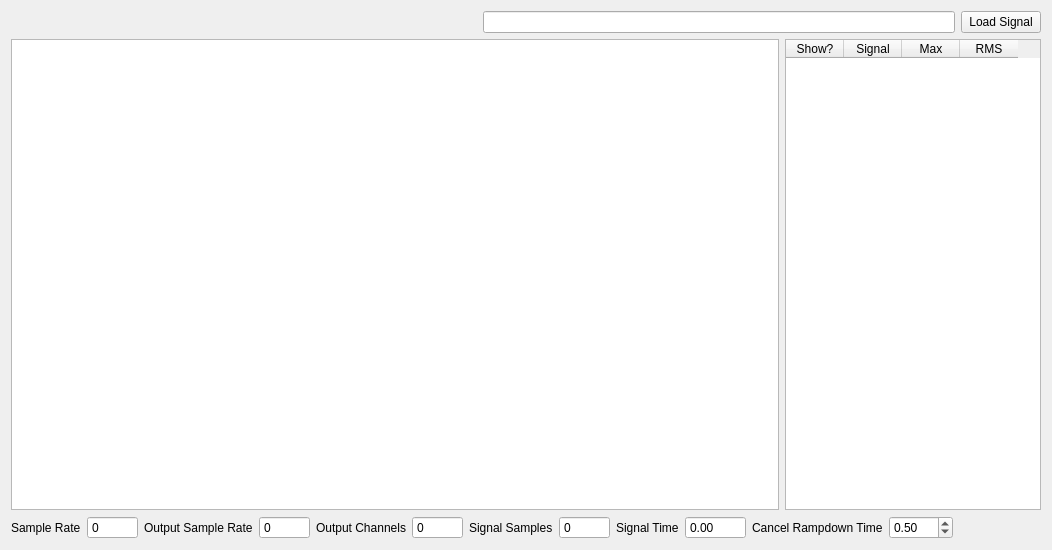
<?xml version="1.0" encoding="UTF-8"?>
<ui version="4.0">
 <class>Form</class>
 <widget class="QWidget" name="Form">
  <property name="geometry">
   <rect>
    <x>0</x>
    <y>0</y>
    <width>1052</width>
    <height>550</height>
   </rect>
  </property>
  <property name="windowTitle">
   <string>Form</string>
  </property>
  <layout class="QVBoxLayout" name="verticalLayout">
   <item>
    <layout class="QHBoxLayout" name="load_signal_layout">
     <item>
      <spacer name="load_signal_spacer">
       <property name="orientation">
        <enum>Qt::Horizontal</enum>
       </property>
       <property name="sizeHint" stdset="0">
        <size>
         <width>40</width>
         <height>20</height>
        </size>
       </property>
      </spacer>
     </item>
     <item>
      <widget class="QLineEdit" name="signal_file_name_display">
       <property name="readOnly">
        <bool>true</bool>
       </property>
      </widget>
     </item>
     <item>
      <widget class="QPushButton" name="load_signal_button">
       <property name="text">
        <string>Load Signal</string>
       </property>
      </widget>
     </item>
    </layout>
   </item>
   <item>
    <layout class="QHBoxLayout" name="signal_display_layout">
     <item>
      <widget class="PlotWidget" name="signal_display_plot"/>
     </item>
     <item>
      <widget class="QTableWidget" name="signal_information_table">
       <property name="sizePolicy">
        <sizepolicy hsizetype="Preferred" vsizetype="Expanding">
         <horstretch>0</horstretch>
         <verstretch>0</verstretch>
        </sizepolicy>
       </property>
       <attribute name="horizontalHeaderDefaultSectionSize">
        <number>58</number>
       </attribute>
       <column>
        <property name="text">
         <string>Show?</string>
        </property>
       </column>
       <column>
        <property name="text">
         <string>Signal</string>
        </property>
       </column>
       <column>
        <property name="text">
         <string>Max</string>
        </property>
       </column>
       <column>
        <property name="text">
         <string>RMS</string>
        </property>
       </column>
      </widget>
     </item>
    </layout>
   </item>
   <item>
    <layout class="QHBoxLayout" name="information_layout">
     <item>
      <widget class="QLabel" name="sample_rate_label">
       <property name="text">
        <string>Sample Rate</string>
       </property>
      </widget>
     </item>
     <item>
      <widget class="QSpinBox" name="sample_rate_display">
       <property name="minimumSize">
        <size>
         <width>50</width>
         <height>0</height>
        </size>
       </property>
       <property name="readOnly">
        <bool>true</bool>
       </property>
       <property name="buttonSymbols">
        <enum>QAbstractSpinBox::NoButtons</enum>
       </property>
       <property name="maximum">
        <number>100000</number>
       </property>
      </widget>
     </item>
     <item>
      <widget class="QLabel" name="label">
       <property name="text">
        <string>Output Sample Rate</string>
       </property>
      </widget>
     </item>
     <item>
      <widget class="QSpinBox" name="output_sample_rate_display">
       <property name="minimumSize">
        <size>
         <width>50</width>
         <height>0</height>
        </size>
       </property>
       <property name="readOnly">
        <bool>true</bool>
       </property>
       <property name="buttonSymbols">
        <enum>QAbstractSpinBox::NoButtons</enum>
       </property>
       <property name="maximum">
        <number>100000</number>
       </property>
      </widget>
     </item>
     <item>
      <widget class="QLabel" name="output_channels_label">
       <property name="text">
        <string>Output Channels</string>
       </property>
      </widget>
     </item>
     <item>
      <widget class="QSpinBox" name="output_channels_display">
       <property name="minimumSize">
        <size>
         <width>50</width>
         <height>0</height>
        </size>
       </property>
       <property name="readOnly">
        <bool>true</bool>
       </property>
       <property name="buttonSymbols">
        <enum>QAbstractSpinBox::NoButtons</enum>
       </property>
       <property name="maximum">
        <number>100000</number>
       </property>
      </widget>
     </item>
     <item>
      <widget class="QLabel" name="signal_samples_label">
       <property name="text">
        <string>Signal Samples</string>
       </property>
      </widget>
     </item>
     <item>
      <widget class="QSpinBox" name="signal_samples_display">
       <property name="minimumSize">
        <size>
         <width>50</width>
         <height>0</height>
        </size>
       </property>
       <property name="readOnly">
        <bool>true</bool>
       </property>
       <property name="buttonSymbols">
        <enum>QAbstractSpinBox::NoButtons</enum>
       </property>
       <property name="maximum">
        <number>1000000000</number>
       </property>
      </widget>
     </item>
     <item>
      <widget class="QLabel" name="signal_time_lable">
       <property name="text">
        <string>Signal Time</string>
       </property>
      </widget>
     </item>
     <item>
      <widget class="QDoubleSpinBox" name="signal_time_display">
       <property name="readOnly">
        <bool>true</bool>
       </property>
       <property name="buttonSymbols">
        <enum>QAbstractSpinBox::NoButtons</enum>
       </property>
       <property name="maximum">
        <double>10000.000000000000000</double>
       </property>
      </widget>
     </item>
     <item>
      <widget class="QLabel" name="cancel_rampdown_label">
       <property name="text">
        <string>Cancel Rampdown Time</string>
       </property>
      </widget>
     </item>
     <item>
      <widget class="QDoubleSpinBox" name="cancel_rampdown_selector">
       <property name="maximum">
        <double>300.000000000000000</double>
       </property>
       <property name="singleStep">
        <double>0.250000000000000</double>
       </property>
       <property name="value">
        <double>0.500000000000000</double>
       </property>
      </widget>
     </item>
     <item>
      <spacer name="information_spacer">
       <property name="orientation">
        <enum>Qt::Horizontal</enum>
       </property>
       <property name="sizeHint" stdset="0">
        <size>
         <width>40</width>
         <height>20</height>
        </size>
       </property>
      </spacer>
     </item>
    </layout>
   </item>
  </layout>
 </widget>
 <customwidgets>
  <customwidget>
   <class>PlotWidget</class>
   <extends>QGraphicsView</extends>
   <header location="global">pyqtgraph</header>
  </customwidget>
 </customwidgets>
 <resources/>
 <connections/>
</ui>
